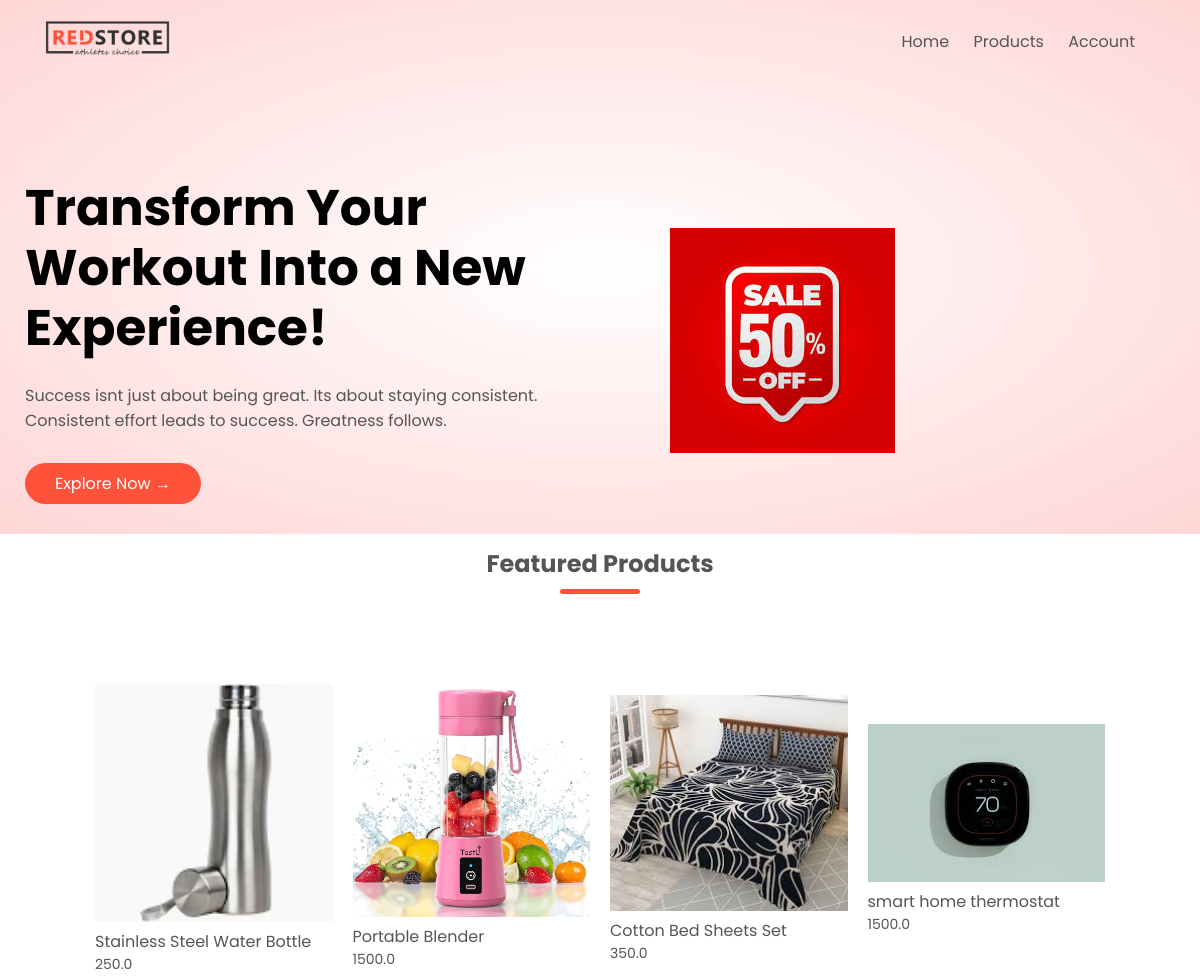
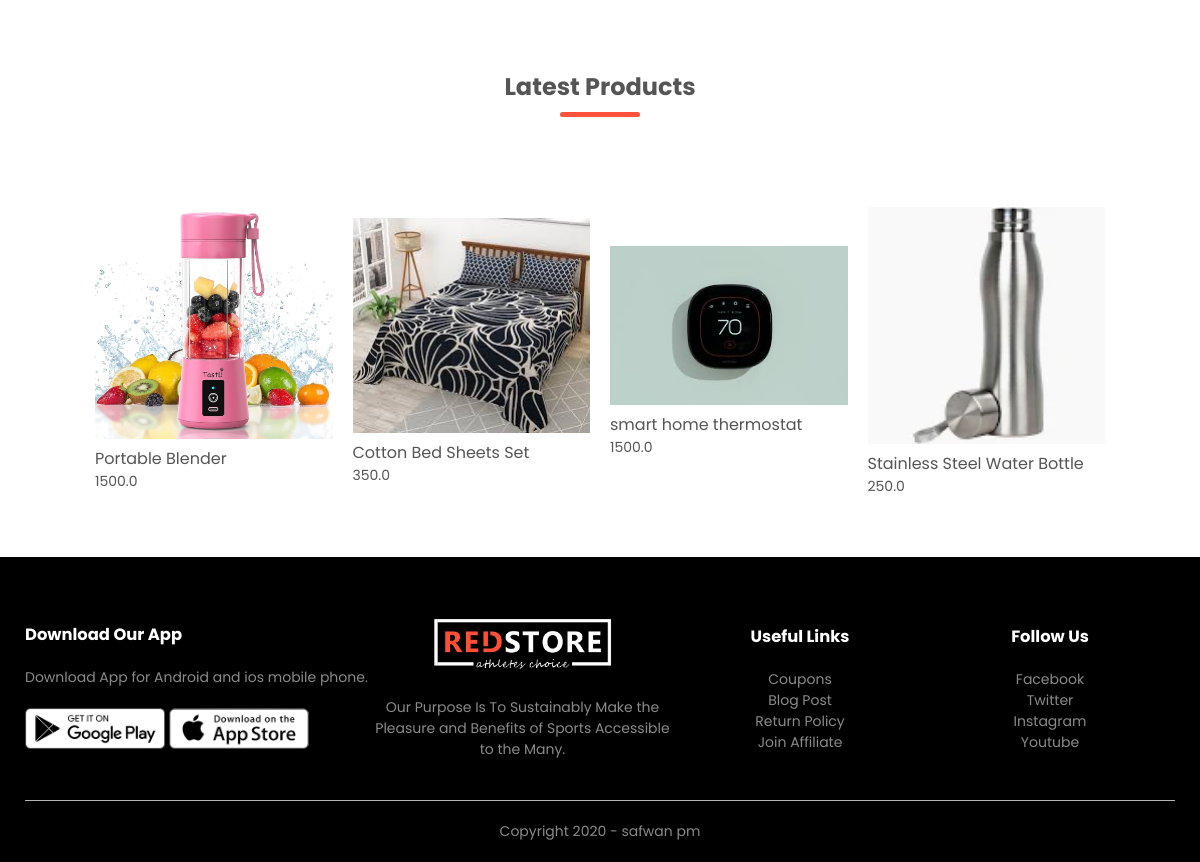
The page / on the database its author committed (2 pictures, top to bottom).
### products/models.py (models this page shows, shortened)
class Product(models.Model):
    LIVE=1
    DELETE=0
    DELETE_CHOICES=((LIVE,'live'),(DELETE,'Delete'))
    title=models.CharField(max_length=200)
    price=models.FloatField()
    description=models.TextField()
    image=models.ImageField(upload_to='media/')
    priority=models.IntegerField(default=0)
    create_at=models.DateTimeField(auto_now_add=True)
    upated_at=models.DateTimeField(auto_now=True)

### products/views.py (the view)
# urls.py: path('',views.index ,name='home'),
def index(request):
    featured_products=Product.objects.order_by('priority')[:4]
    latest_product=Product.objects.order_by('-id')[:4]
    context={'featured_products':featured_products,
             'latest_products':latest_product
             }
    return render (request,'index.html',context)

### templates/index.html
{% extends 'blank_layout.html'%}
{% block banner %}
{% include 'banner_layout.html' %}
{% endblock banner %}
{% block content %}
{% include 'home_page_layout.html' %}
{% endblock content %}

### templates/home_page_layout.html
{% load static %}
<div class="small-container">
    <h2 class="title">Featured Products</h2>
    <div class="row">
        {% for product in featured_products %}
        <div class="col-4">
            <a href="{% url 'detail_product' product.id %}"><img src="{{ product.image.url }}"></a>
            <h4>{{ product.title }}</h4>
            <p>{{product.price}}</p>
        </div>
        {% endfor %}
    <h2 class="title">Latest Products</h2>
    <div class="row">
        {% for product in latest_products %}
        <div class="col-4">
            <a href="{% url 'detail_product' product.id %}"><img src="{{ product.image.url }}"></a>
            <h4>{{ product.title }}</h4>
            <p>{{product.price}}</p>
        </div>
    {% endfor %}
    </div>
</div>
</div>

### static/css/style.css (style rules this page uses)
* { margin: 0; padding: 0; box-sizing: border-box; }
body { font-family: 'Poppins', sans-serif; }
a { text-decoration: none; color: #555; }
p { color: #555; }
.row { display: flex; align-items: center; flex-wrap: wrap; justify-content: space-around; }
.small-container { max-width: 1080px; margin: auto; padding-left: 25px; padding-right: 25px; }
.col-4 { flex-basis: 25%; padding: 10px; min-width: 200px; margin-bottom: 50px; transition: transform 0.5s; }
.col-4 img { width: 100%; }
.title { text-align: center; margin: 0 auto 80px; position: relative; line-height: 60px; color: #555; }
.title::after { content: ''; background: #ff523b; width: 80px; height: 5px; border-radius: 5px; position: absolute; bottom: 0; left: 50%; transform: translateX(-50%); }
h4 { color: #555; font-weight: normal; }
.col-4 p { font-size: 14px; }

### rows shown on the page
Product: image (picture), title "Stainless Steel Water Bottle", price "250.0"
Product: image (picture), title "Portable Blender", price "1500.0"
Product: image (picture), title "Cotton Bed Sheets Set", price "350.0"
Product: image (picture), title "smart home thermostat", price "1500.0"
